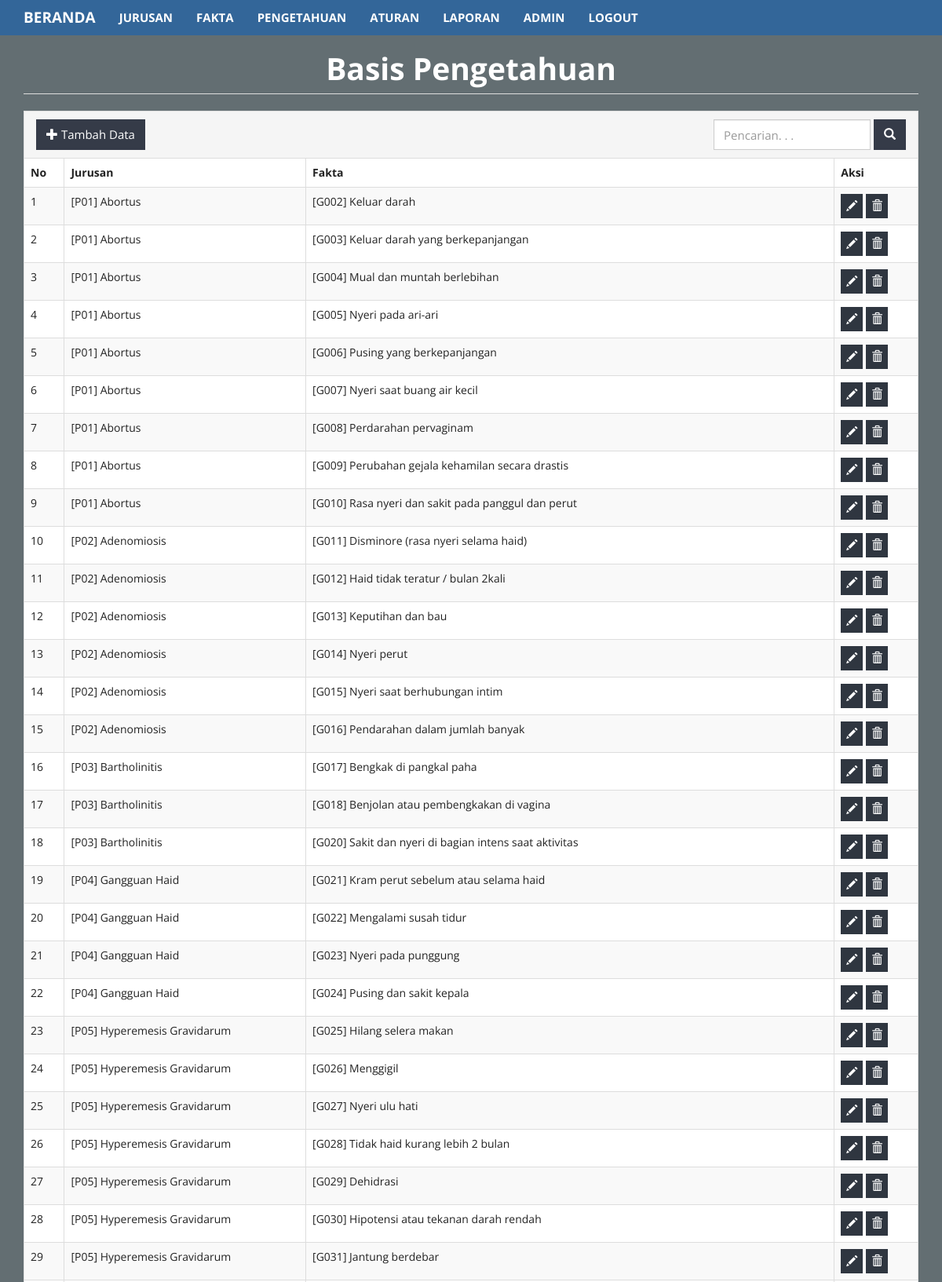
Page /index.php?m=relasi (signed in, upper part) on the committed database.
### tables this page shows
CREATE TABLE `tb_relasi` (
  `ID` int(11) NOT NULL,
  `kode_diagnosa` varchar(16) DEFAULT NULL,
  `kode_gejala` varchar(16) DEFAULT NULL
);

CREATE TABLE `tb_diagnosa` (
  `kode_diagnosa` varchar(16) NOT NULL,
  `nama_diagnosa` varchar(255) DEFAULT NULL,
  `penyebab` text NOT NULL,
  `solusi` text NOT NULL
);

CREATE TABLE `tb_gejala` (
  `kode_gejala` varchar(16) NOT NULL,
  `nama_gejala` varchar(255) DEFAULT NULL,
  `keterangan` text DEFAULT NULL
);

### functions.php (called while the page is built, shortened)
<?php
require_once "parser-php-version.php";
$config["server"] = 'localhost';
$config["username"] = 'root';
$config["password"] = '';
$config["database_name"] = 'spforward1';
include 'includes/db.php';
$db = new DB($config['server'], $config['username'], $config['password'], $config['database_name']);
include 'includes/general.php';

### includes/general.php (called while the page is built, shortened)
<?php
function esc_field($str)
{
    if (@!get_magic_quotes_gpc())
        return addslashes($str);
    else
        return $str;
}

### includes/db.php (called while the page is built, shortened)
<?php
class DB
{
    var $conn = null;
    public function __construct($host, $username, $passwd, $dbname)
    {
        $this->conn = mysqli_connect($host, $username, $passwd, $dbname);
    }
    public function query($sql)
    {
        $query = mysqli_query($this->conn, $sql) or die('<pre>Error mysqli_query: ' . mysqli_error($this->conn) . '<br />' . $sql . '</pre>');
        return $query;
    }
    public function get_results($sql)
    {
        $query = $this->query($sql);
        $arr = array();
        while ($row = mysqli_fetch_object($query)) {
            $arr[] = $row;
        }
        return $arr;
    }
}

### relasi.php (the view, shortened to what this page needs)
<body class="latar">
    <div class="page-header">
        <h1 style="color: #fff;" align="center"><b>Basis Pengetahuan</b></h1>
    </div>
    <div class="panel panel-default">
        <div class="panel-heading" align="right">
            <form class="form-inline">
                <div class="form-group">
                    <input class="form-control" type="text" placeholder="Pencarian. . ." name="q" value="<?= $_GET['q'] ?>" />
                </div>
                <div class="form-group">
                    <button class="btn tambah"><span class="glyphicon glyphicon-search"></span></button>
                </div>
                <span class="pull-left">
                    <div class="form-group">
                        <a class="btn tambah" href="?m=relasi_tambah"><span class="glyphicon glyphicon-plus"></span> Tambah Data</a>
                    </div>
                </span>
            </form>
        </div>
        <div class="table-responsive">
            <table class="table table-bordered table-hover table-striped">
                <thead>
                    <tr class="nw">
                        <th>No</th>
                        <th>Jurusan</th>
                        <th>Fakta</th>
                        <th>Aksi</th>
                    </tr>
                </thead>
                <?php
                $q = esc_field($_GET['q']);
                $rows = $db->get_results("SELECT r.ID, r.kode_gejala, d.kode_diagnosa, g.nama_gejala, d.nama_diagnosa
                                        FROM tb_relasi r INNER JOIN tb_diagnosa d ON d.`kode_diagnosa`=r.`kode_diagnosa` INNER JOIN tb_gejala g ON g.`kode_gejala`=r.`kode_gejala`
                                        WHERE r.kode_gejala LIKE '%$q%'
                                            OR r.kode_diagnosa LIKE '%$q%'
                                            OR g.nama_gejala LIKE '%$q%'
                                            OR d.nama_diagnosa LIKE '%$q%'
                                        ORDER BY r.ID");
                $no = 0;
                foreach ($rows as $row) : ?>
                    <tr>
                        <td><?= ++$no ?></td>
                        <td>[<?= $row->kode_diagnosa . '] ' . $row->nama_diagnosa ?></td>
                        <td>[<?= $row->kode_gejala . '] ' . $row->nama_gejala ?></td>
                        <td class="nw">
                            <a class="btn btn-xs edit" href="?m=relasi_ubah&ID=<?= $row->ID ?>"><span class="glyphicon glyphicon-pencil"></span></a>
                            <a class="btn btn-xs edit" href="aksi.php?act=relasi_hapus&ID=<?= $row->ID ?>" onclick="return confirm('Hapus data?')"><span class="glyphicon glyphicon-trash"></span></a>
                        </td>
                    </tr>
                <?php endforeach; ?>
            </table>
        </div>
    </div>
</body>

### assets/css/general.css (style rules this page uses)
html { position: relative; min-height: 100%; }
body { margin-bottom: 70px; }
.nw { white-space: nowrap; }
.page-header { margin-top: 0; padding-bottom: 0; }
.page-header h1 { margin-top: 0; }

### index.php (style rules this page uses)
.tambah { background-color: #e67e22; color: #fff; }
.edit { background-color: #3498db; color: #fff; }
.latar { background-color: #636e72; }
.tambah { background-color: #353b48; }
.edit { background-color: #2f3640; }

### rows in the picture
tb_relasi: kode_diagnosa.kode_diagnosa "P01", kode_diagnosa.nama_diagnosa "Abortus", kode_gejala "G002", kode_gejala.nama_gejala "Keluar darah"
tb_relasi: kode_diagnosa.kode_diagnosa "P01", kode_diagnosa.nama_diagnosa "Abortus", kode_gejala "G003", kode_gejala.nama_gejala "Keluar darah yang berkepanjangan"
tb_relasi: kode_diagnosa.kode_diagnosa "P01", kode_diagnosa.nama_diagnosa "Abortus", kode_gejala "G004", kode_gejala.nama_gejala "Mual dan muntah berlebihan"
tb_relasi: kode_diagnosa.kode_diagnosa "P01", kode_diagnosa.nama_diagnosa "Abortus", kode_gejala "G005", kode_gejala.nama_gejala "Nyeri pada ari-ari"
tb_relasi: kode_diagnosa.kode_diagnosa "P01", kode_diagnosa.nama_diagnosa "Abortus", kode_gejala "G006", kode_gejala.nama_gejala "Pusing yang berkepanjangan"
tb_relasi: kode_diagnosa.kode_diagnosa "P01", kode_diagnosa.nama_diagnosa "Abortus", kode_gejala "G007", kode_gejala.nama_gejala "Nyeri saat buang air kecil"
tb_relasi: kode_diagnosa.kode_diagnosa "P01", kode_diagnosa.nama_diagnosa "Abortus", kode_gejala "G008", kode_gejala.nama_gejala "Perdarahan pervaginam"
tb_relasi: kode_diagnosa.kode_diagnosa "P01", kode_diagnosa.nama_diagnosa "Abortus", kode_gejala "G009", kode_gejala.nama_gejala "Perubahan gejala kehamilan secara drastis"
tb_relasi: kode_diagnosa.kode_diagnosa "P01", kode_diagnosa.nama_diagnosa "Abortus", kode_gejala "G010", kode_gejala.nama_gejala "Rasa nyeri dan sakit pada panggul dan perut"
tb_relasi: kode_diagnosa.kode_diagnosa "P02", kode_diagnosa.nama_diagnosa "Adenomiosis", kode_gejala "G011", kode_gejala.nama_gejala "Disminore (rasa nyeri selama haid)"
tb_relasi: kode_diagnosa.kode_diagnosa "P02", kode_diagnosa.nama_diagnosa "Adenomiosis", kode_gejala "G012", kode_gejala.nama_gejala "Haid tidak teratur / bulan 2kali"
tb_relasi: kode_diagnosa.kode_diagnosa "P02", kode_diagnosa.nama_diagnosa "Adenomiosis", kode_gejala "G013", kode_gejala.nama_gejala "Keputihan dan bau"
tb_relasi: kode_diagnosa.kode_diagnosa "P02", kode_diagnosa.nama_diagnosa "Adenomiosis", kode_gejala "G014", kode_gejala.nama_gejala "Nyeri perut"
tb_relasi: kode_diagnosa.kode_diagnosa "P02", kode_diagnosa.nama_diagnosa "Adenomiosis", kode_gejala "G015", kode_gejala.nama_gejala "Nyeri saat berhubungan intim"
tb_relasi: kode_diagnosa.kode_diagnosa "P02", kode_diagnosa.nama_diagnosa "Adenomiosis", kode_gejala "G016", kode_gejala.nama_gejala "Pendarahan dalam jumlah banyak"
tb_relasi: kode_diagnosa.kode_diagnosa "P03", kode_diagnosa.nama_diagnosa "Bartholinitis", kode_gejala "G017", kode_gejala.nama_gejala "Bengkak di pangkal paha"
tb_relasi: kode_diagnosa.kode_diagnosa "P03", kode_diagnosa.nama_diagnosa "Bartholinitis", kode_gejala "G018", kode_gejala.nama_gejala "Benjolan atau pembengkakan di vagina"
tb_relasi: kode_diagnosa.kode_diagnosa "P03", kode_diagnosa.nama_diagnosa "Bartholinitis", kode_gejala "G020", kode_gejala.nama_gejala "Sakit dan nyeri di bagian intens saat aktivitas"
tb_relasi: kode_diagnosa.kode_diagnosa "P04", kode_diagnosa.nama_diagnosa "Gangguan Haid", kode_gejala "G021", kode_gejala.nama_gejala "Kram perut sebelum atau selama haid"
tb_relasi: kode_diagnosa.kode_diagnosa "P04", kode_diagnosa.nama_diagnosa "Gangguan Haid", kode_gejala "G022", kode_gejala.nama_gejala "Mengalami susah tidur"
tb_relasi: kode_diagnosa.kode_diagnosa "P04", kode_diagnosa.nama_diagnosa "Gangguan Haid", kode_gejala "G023", kode_gejala.nama_gejala "Nyeri pada punggung"
tb_relasi: kode_diagnosa.kode_diagnosa "P04", kode_diagnosa.nama_diagnosa "Gangguan Haid", kode_gejala "G024", kode_gejala.nama_gejala "Pusing dan sakit kepala"
tb_relasi: kode_diagnosa.kode_diagnosa "P05", kode_diagnosa.nama_diagnosa "Hyperemesis Gravidarum", kode_gejala "G025", kode_gejala.nama_gejala "Hilang selera makan"
tb_relasi: kode_diagnosa.kode_diagnosa "P05", kode_diagnosa.nama_diagnosa "Hyperemesis Gravidarum", kode_gejala "G026", kode_gejala.nama_gejala "Menggigil"
tb_relasi: kode_diagnosa.kode_diagnosa "P05", kode_diagnosa.nama_diagnosa "Hyperemesis Gravidarum", kode_gejala "G027", kode_gejala.nama_gejala "Nyeri ulu hati"
tb_relasi: kode_diagnosa.kode_diagnosa "P05", kode_diagnosa.nama_diagnosa "Hyperemesis Gravidarum", kode_gejala "G028", kode_gejala.nama_gejala "Tidak haid kurang lebih 2 bulan"
tb_relasi: kode_diagnosa.kode_diagnosa "P05", kode_diagnosa.nama_diagnosa "Hyperemesis Gravidarum", kode_gejala "G029", kode_gejala.nama_gejala "Dehidrasi"
tb_relasi: kode_diagnosa.kode_diagnosa "P05", kode_diagnosa.nama_diagnosa "Hyperemesis Gravidarum", kode_gejala "G030", kode_gejala.nama_gejala "Hipotensi atau tekanan darah rendah"
tb_relasi: kode_diagnosa.kode_diagnosa "P05", kode_diagnosa.nama_diagnosa "Hyperemesis Gravidarum", kode_gejala "G031", kode_gejala.nama_gejala "Jantung berdebar"
